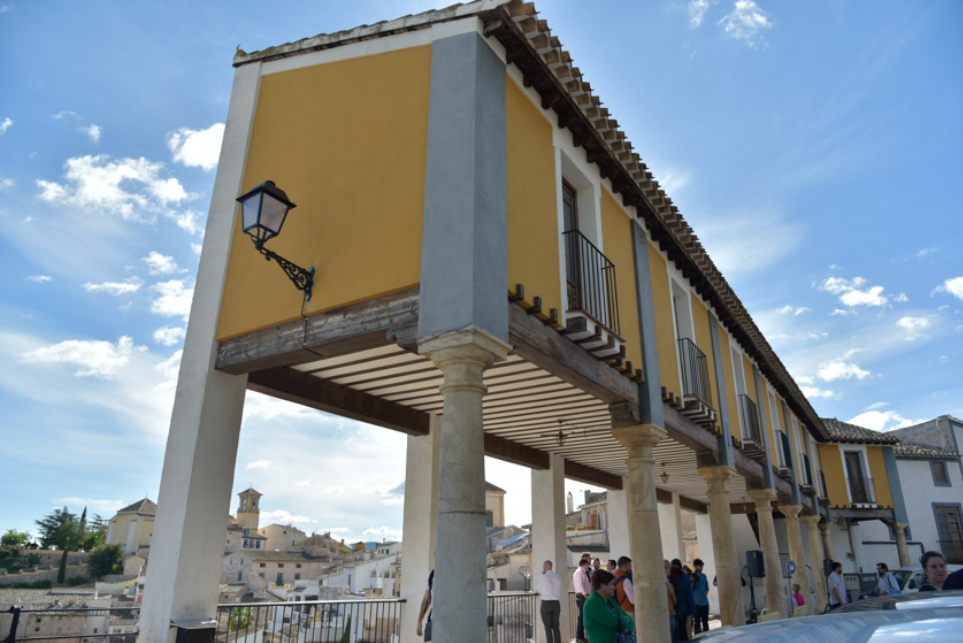
#> input picture ComputerScience/4th-year/Computer_Vision/Cr/cehegin.png, 963 x 643 px
$ python CR.py
#> lines starting #> are read from the running program, lines starting #| are printed output that depends on the picture; after the words box and inside, x2 and y2 are one past the last pixel; in counts of white or black regions, pixels touching at a corner belong together
import numpy as np
import cv2   as cv

import matplotlib.pyplot as plt
import numpy.linalg      as la
import math

from ipywidgets          import interactive

img = cv.imread("cehegin.png")
#> img is the input picture: shape (643, 963, 3); mean B, G, R 148.6, 140, 127.6

def dist(x,y):
    return math.sqrt((x[0]-y[0])**2+(x[1]-y[1])**2)

def mod(x):
    return math.sqrt(x[0]*x[0]+x[1]*x[1])

Ap = (548,27)
Bp = (569,59)
Cp = (590,88)
Dp = (608,114)

#comprobamos el CR a secas
a = dist(Ap,Bp)
b = dist(Bp,Cp)
c = dist(Cp,Dp)

CR = a/(a+b)*c/(c+b)

#ahora calculamos los nuevos puntos
d = (b*c+c*c)/(3*b-c)
vCD = (Dp[0]-Cp[0], Dp[1]-Cp[1])
m = mod(vCD)
vCD = (vCD[0]/m ,vCD[1]/m)

P1 = (int(Dp[0]+d*vCD[0]), int(Dp[1]+d*vCD[1]))

b = dist(Cp,Dp)
c = dist(Dp,P1)

d = (b*c+c*c)/(3*b-c)
P2 = (int(P1[0]+d*vCD[0]), int(P1[1]+d*vCD[1]))

b = dist(Dp, P1)
c = dist(P1, P2)

d = (b*c+c*c)/(3*b-c)
P3 = (int(P2[0]+d*vCD[0]), int(P2[1]+d*vCD[1]))

q0=Bp
q1=Cp
q2=Dp
for i in range(50000):
    if d<1:
        print(i)
        print(str(b))
        print(str(c))
        break
    b = dist(q0,q1)
    c = dist(q1,q2)
    d = (b*c+c*c)/(3*b-c)

    q0 = q1
    q1 = q2
    q2 = (q2[0]+d*vCD[0], q2[1]+d*vCD[1])
F = (int(q2[0]),int(q2[1]))

cv.circle(img, Ap, 6, (0,0,255))
#> img: shape (643, 963, 3); 0.01% of pixels changed, all inside (x1, y1, x2, y2) = (542, 21, 555, 34)
cv.circle(img, Bp, 6, (0,0,255))
#> img: shape (643, 963, 3); mean B, G, R 148.6, 140, 127.6
cv.circle(img, Cp, 6, (0,0,255))
#> img: shape (643, 963, 3); mean B, G, R 148.6, 140, 127.6
cv.circle(img, Dp, 6, (0,0,255))
#> img: shape (643, 963, 3); mean B, G, R 148.6, 140, 127.6
cv.circle(img, P1, 6, (0,0,255))
#> img: shape (643, 963, 3); mean B, G, R 148.6, 140, 127.6
cv.circle(img, P2, 6, (0,0,255))
#> img: shape (643, 963, 3); mean B, G, R 148.5, 139.9, 127.6
cv.circle(img, P3, 6, (0,0,255))
#> img: shape (643, 963, 3); mean B, G, R 148.5, 139.9, 127.6
cv.circle(img, F, 6, (0,0,255),-1)
#> img: shape (643, 963, 3); mean B, G, R 148.5, 139.9, 127.6

cv.line(img, Ap, Bp, (0,0,255), 2)
cv.line(img, Bp, Cp, (0,255,0), 2)
#> img: shape (643, 963, 3); mean B, G, R 148.5, 139.9, 127.7
cv.line(img, Cp, Dp, (255,0,0), 2)
#> img: shape (643, 963, 3); mean B, G, R 148.5, 139.9, 127.6

cv.putText(img, "a", (555, 35), cv.FONT_HERSHEY_SIMPLEX, 1, (0,0,255))
#> img: shape (643, 963, 3); mean B, G, R 148.5, 139.9, 127.6
cv.putText(img, "b", (577, 68), cv.FONT_HERSHEY_SIMPLEX, 1, (0,255,0))
#> img: shape (643, 963, 3); mean B, G, R 148.5, 139.9, 127.6
cv.putText(img, "c", (598, 100), cv.FONT_HERSHEY_SIMPLEX, 1, (255,0,0))
#> img: shape (643, 963, 3); mean B, G, R 148.5, 139.9, 127.6

cv.putText(img, "CR="+str(CR), (500,130), cv.FONT_HERSHEY_SIMPLEX, 0.5, (255,255,255))
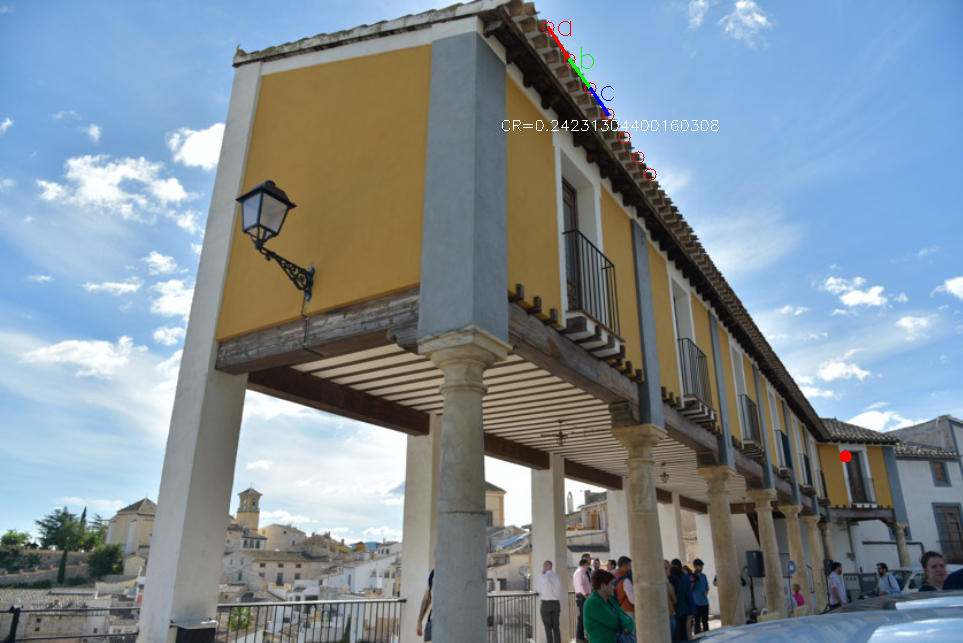
#> img: shape (643, 963, 3); mean B, G, R 148.6, 140, 127.7

while True:
    key = cv.waitKey(1) & 0xFF
#> (key Esc is pressed here)
    if key == 27: break
    cv.imshow("img", img)
